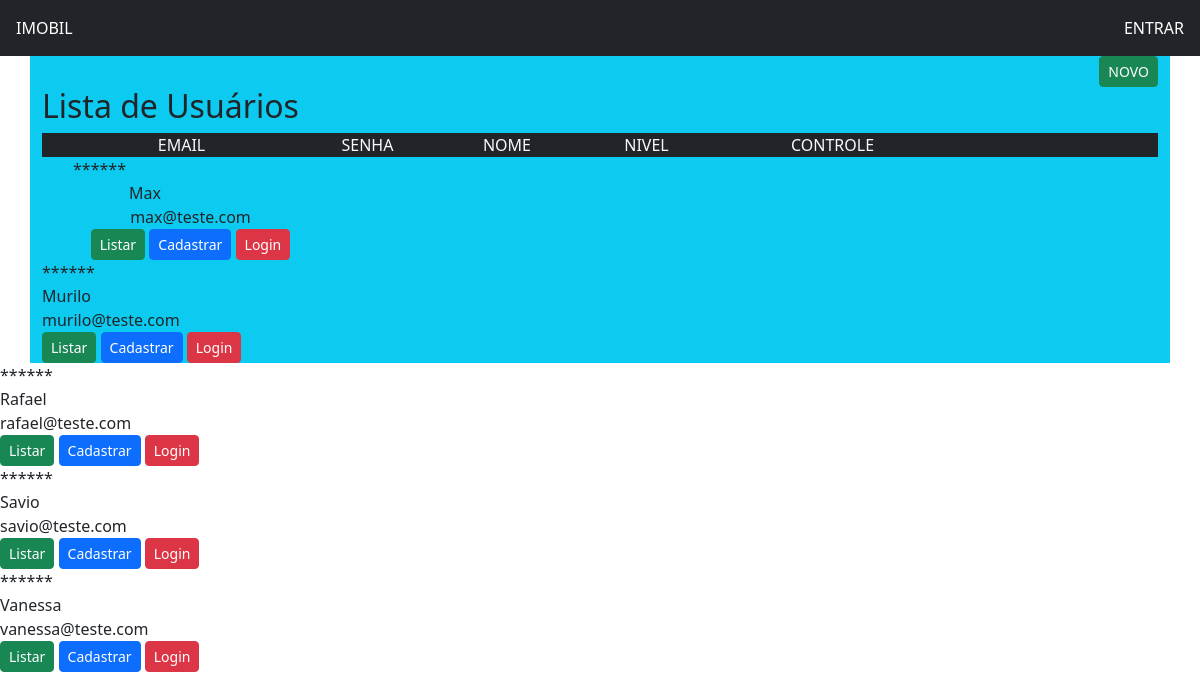
/listarUsuario.php, run on an earlier commit of the app's database.
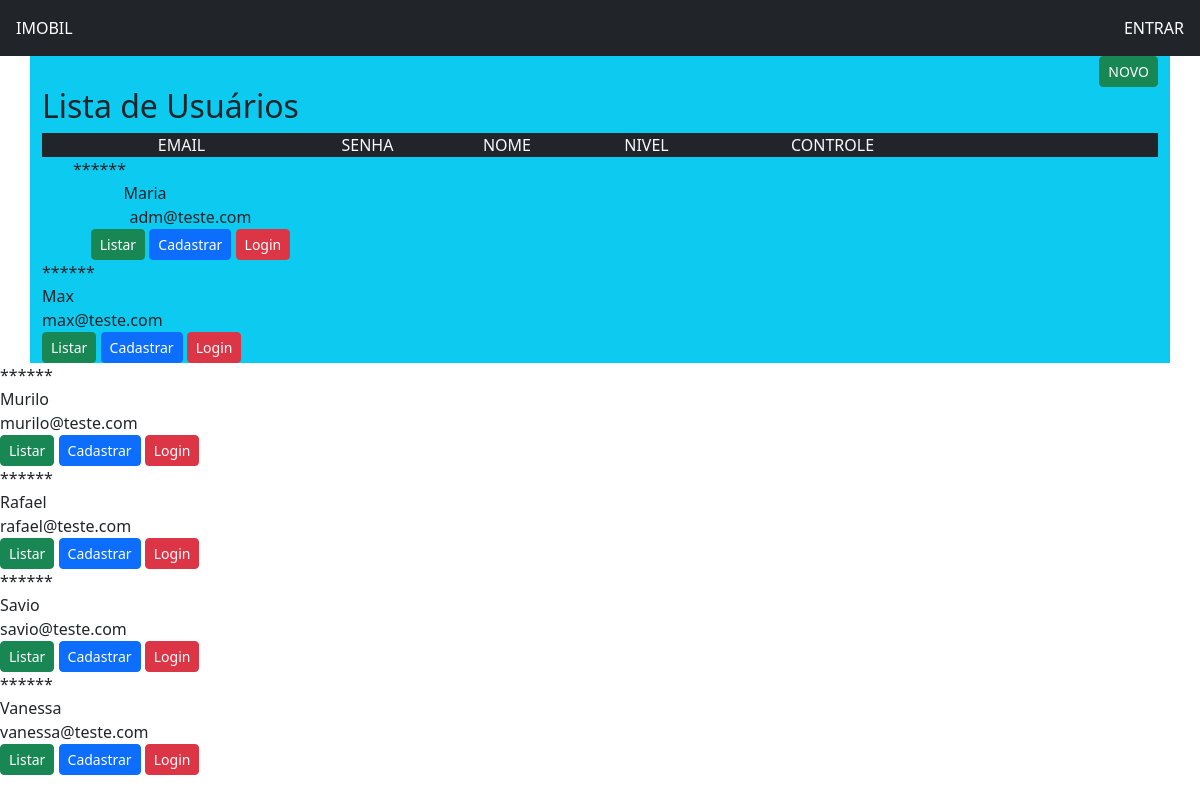
And on a later commit of the database.
### tables this page shows
CREATE TABLE `usuarios` (
  `nome` varchar(60) NOT NULL,
  `senha` varchar(30) DEFAULT NULL,
  `nivel` varchar(3) DEFAULT NULL,
  `email` varchar(100) NOT NULL,
  `telefone` int(11) DEFAULT NULL,
  `login` int(100) DEFAULT NULL
);

### listarUsuario.php (the view, shortened to what this page needs)
<?php
    include "conexao.php";
    include "controle.php";
    $sql = "select * from usuarios order by nome";
    $seleciona = mysqli_query($conexao,$sql);
?>
        <div class="container bg-info pag">
            <div class="text-end">
                <a href="formularioUsuario.php"> <button type="button" class="btn btn-success btn-sm">NOVO</button> </a>
            </div>
            <h2>Lista de Usuários</h2>
            <div class="container text-center">
                <div class="row bg-dark text-light espaco">
                    <div class="col-3">
                            EMAIL
                        </div>
                    <div class="col-1">
                        SENHA
                    </div>
                    <div class="col-2">
                        NOME
                    </div>
                    <div class="col-1">
                        NIVEL
                    </div>
                    <div class="col-3">
                        CONTROLE
                    </div>
                </div>
                <?php
                    while ($exibe = mysqli_fetch_array($seleciona)){
                ?>
                    <div class="col-1">
                        ******
                    </div>
                    <div class="col-2">
                        <?php echo $exibe['nome']?>
                    </div>
                    <div class="col-3">
                        <?php echo $exibe['email']?>
                    </div>
                    <div class="col-3">
                        <a href="listarUsuario.php?login=<?php echo $login ?>"><button type="button" class="btn btn-success btn-sm botao">Listar</button></a>
                        <a href="cadastrarUsuario.php?login=<?php echo $login ?>"><button type="button" class="btn btn-primary btn-sm botao">Cadastrar</button></a>
                        <a href="loginUsuario.php?login=<?php echo $login ?>" onclick="return confirm('Confirma o Login do Usuário?')" > <button type="button" class="btn btn-danger btn-sm">Login</button> </a>
                    </div>
                </div>
                <?php
                    }
                ?>

What changed in the data, as far as the page shows it:
added usuarios: nome "Maria", email "adm@teste.com"
